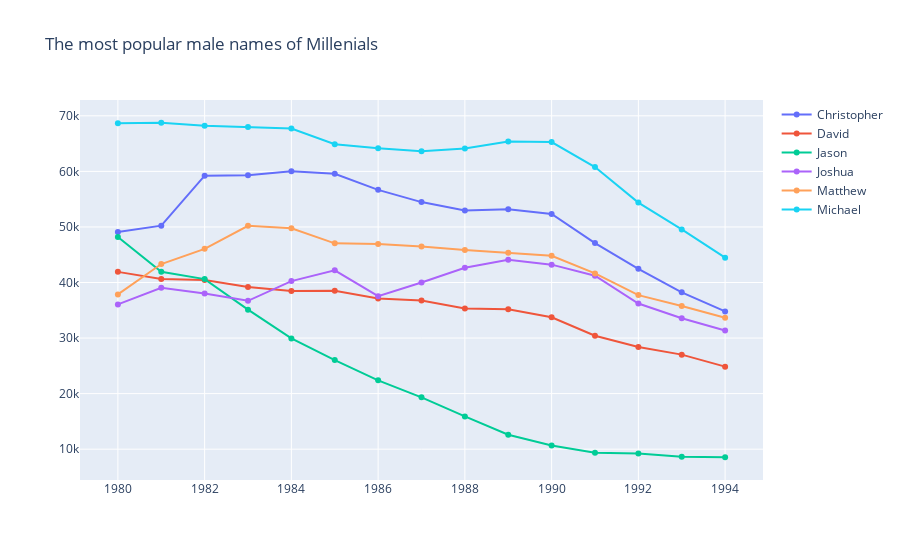
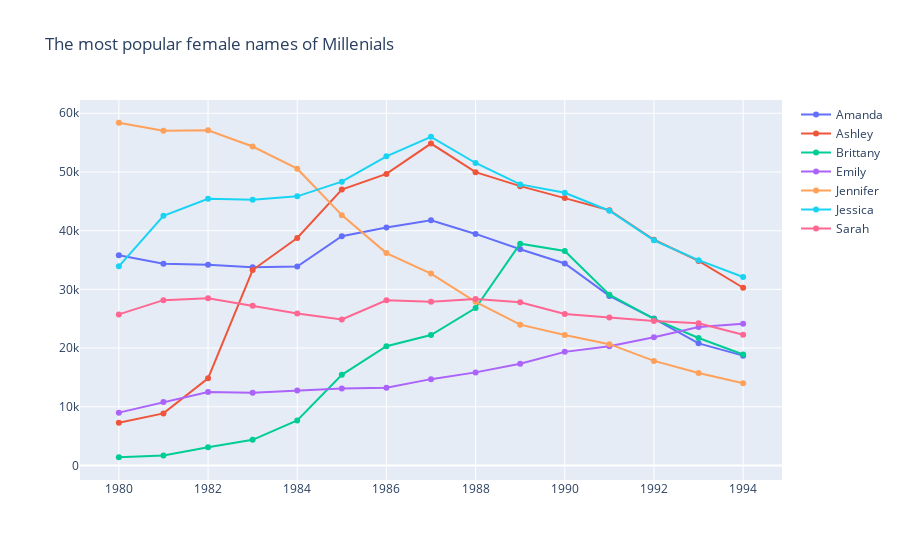
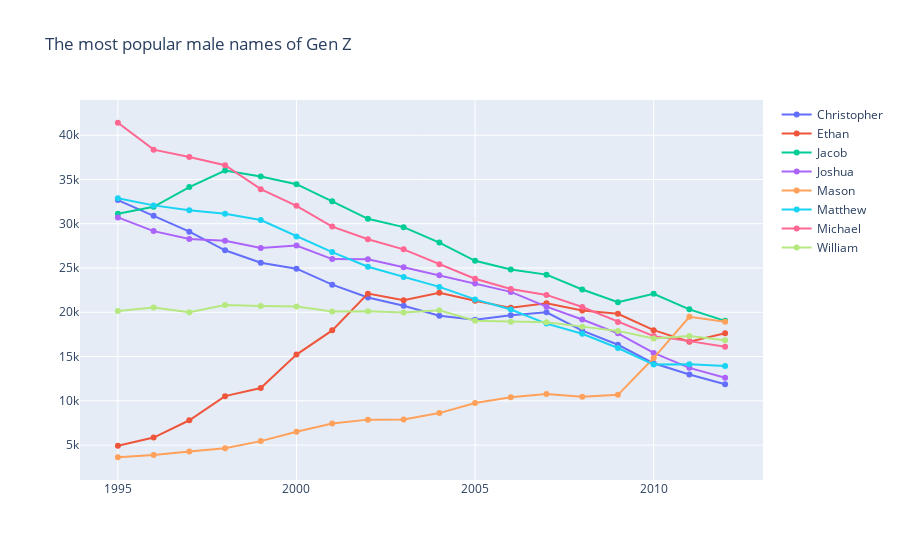
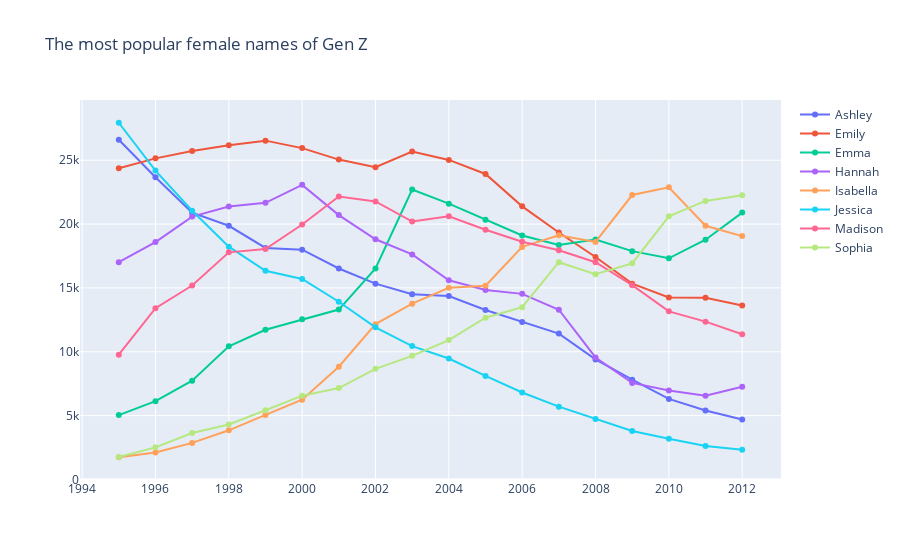

The notebook cell saved with these charts, in order:
### Code cell
import pandas as pd
import matplotlib.pyplot as plt
import plotly.express as px
import plotly.graph_objects as go

df = pd.read_csv('D:/Cloud/Nastya/IT/python/NationalNames.csv') # reading data

### millenials
millenial = df.loc[df['Year']>=1980].loc[df['Year']<=1994] # choosing millenial yers
millenial_man = millenial.loc[millenial['Gender']=='M'] # choosing male data
millenial_fem = millenial.loc[millenial['Gender']=='F'] # choosing female data
mill_years = [year for year, millenial in millenial.groupby('Year')] # writing years

## choosing the most popular male names by years
mill_name = pd.DataFrame() # make new df to add there data
for year in mill_years:
	mill_name = pd.concat([mill_name, millenial_man.loc[millenial['Year']==year].nlargest(4, 'Count')[['Year','Name','Count']]]) # 4 most popular names

## draw lines with popular male names during millenial years
fig = go.Figure()
names = [name for name, millenial in mill_name.groupby('Name')] # writing the most popular male names
for name in names:
	df_name = millenial_man.loc[millenial_man['Name']==name]
	fig.add_trace(go.Scatter(x=df_name['Year'], y=df_name['Count'], mode='lines+markers', name=name))
fig.update_layout(title={'text': "The most popular male names of Millenials"})
fig.show()

## choosing the most popular female names by years
mill_name = pd.DataFrame() # make new df to add there data
for year in mill_years:
	mill_name = pd.concat([mill_name, millenial_fem.loc[millenial['Year']==year].nlargest(3, 'Count')[['Year','Name','Count']]]) # 4 most popular names

## draw lines with popular male names during millenial years
fig = go.Figure()
names = [name for name, millenial in mill_name.groupby('Name')] # writing the most popular male names
for name in names:
	df_name = millenial_fem.loc[millenial_fem['Name']==name]
	fig.add_trace(go.Scatter(x=df_name['Year'], y=df_name['Count'], mode='lines+markers', name=name))
fig.update_layout(title={'text': "The most popular female names of Millenials"})
fig.show()


### gen z
gen_z = df.loc[df['Year']>=1995].loc[df['Year']<=2012] # choosing gen z yers
gen_z_man = gen_z.loc[gen_z['Gender']=='M'] # choosing male data
gen_z_fem = gen_z.loc[gen_z['Gender']=='F'] # choosing female data
gen_z_years = [year for year, gen_z in gen_z.groupby('Year')] # writing years

## choosing the most popular male names by years
gen_z_name = pd.DataFrame() # make new df to add there data
for year in gen_z_years:
	gen_z_name = pd.concat([gen_z_name, gen_z_man.loc[gen_z['Year']==year].nlargest(3, 'Count')[['Year','Name','Count']]]) # 4 most popular names

## draw lines with popular male names during gen z years
fig = go.Figure()
names = [name for name, gen_z in gen_z_name.groupby('Name')] # writing the most popular male names
for name in names:
	df_name = gen_z_man.loc[gen_z_man['Name']==name]
	fig.add_trace(go.Scatter(x=df_name['Year'], y=df_name['Count'], mode='lines+markers', name=name))
fig.update_layout(title={'text': "The most popular male names of Gen Z"})
fig.show()

## choosing the most popular female names by years
gen_z_name = pd.DataFrame() # make new df to add there data
for year in gen_z_years:
	gen_z_name = pd.concat([gen_z_name, gen_z_fem.loc[gen_z['Year']==year].nlargest(2, 'Count')[['Year','Name','Count']]]) # 4 most popular names

## draw lines with popular male names during gen z years
fig = go.Figure()
names = [name for name, gen_z in gen_z_name.groupby('Name')] # writing the most popular male names
for name in names:
	df_name = gen_z_fem.loc[gen_z_fem['Name']==name]
	fig.add_trace(go.Scatter(x=df_name['Year'], y=df_name['Count'], mode='lines+markers', name=name))
fig.update_layout(title={'text': "The most popular female names of Gen Z"})
fig.show()

### Figure 1 — Plotly figure (JSON) as saved in the notebook; plotly's stock layout.template omitted (floating-point values rounded to 4 significant figures)
{"data": [{"mode": "lines+markers", "name": "Christopher", "type": "scatter", "x": [1980, 1981, 1982, 1983, 1984, 1985, 1986, 1987, 1988, 1989, 1990, 1991, 1992, 1993, 1994], "y": [49086, 50229, 59225, 59325, 60016, 59583, 56675, 54471, 52979, 53175, 52323, 47099, 42461, 38228, 34799]}, {"mode": "lines+markers", "name": "David", "type": "scatter", "x": [1980, 1981, 1982, 1983, 1984, 1985, 1986, 1987, 1988, 1989, 1990, 1991, 1992, 1993, 1994], "y": [41913, 40643, 40441, 39192, 38471, 38502, 37133, 36776, 35304, 35203, 33741, 30414, 28403, 27017, 24858]}, {"mode": "lines+markers", "name": "Jason", "type": "scatter", "x": [1980, 1981, 1982, 1983, 1984, 1985, 1986, 1987, 1988, 1989, 1990, 1991, 1992, 1993, 1994], "y": [48176, 41921, 40611, 35105, 29939, 26031, 22387, 19337, 15892, 12600, 10676, 9378, 9239, 8633, 8547]}, {"mode": "lines+markers", "name": "Joshua", "type": "scatter", "x": [1980, 1981, 1982, 1983, 1984, 1985, 1986, 1987, 1988, 1989, 1990, 1991, 1992, 1993, 1994], "y": [36058, 39054, 38021, 36704, 40249, 42185, 37532, 39991, 42644, 44089, 43214, 41217, 36211, 33575, 31367]}, {"mode": "lines+markers", "name": "Matthew", "type": "scatter", "x": [1980, 1981, 1982, 1983, 1984, 1985, 1986, 1987, 1988, 1989, 1990, 1991, 1992, 1993, 1994], "y": [37857, 43323, 46052, 50202, 49763, 47050, 46907, 46471, 45867, 45372, 44794, 41633, 37730, 35770, 33645]}, {"mode": "lines+markers", "name": "Michael", "type": "scatter", "x": [1980, 1981, 1982, 1983, 1984, 1985, 1986, 1987, 1988, 1989, 1990, 1991, 1992, 1993, 1994], "y": [68666, 68752, 68204, 67986, 67722, 64887, 64184, 63631, 64116, 65374, 65274, 60781, 54377, 49553, 44465]}], "layout": {"title": {"text": "The most popular male names of Millenials"}}}

### Figure 2 — Plotly figure (JSON) as saved in the notebook; plotly's stock layout.template omitted (floating-point values rounded to 4 significant figures)
{"data": [{"mode": "lines+markers", "name": "Amanda", "type": "scatter", "x": [1980, 1981, 1982, 1983, 1984, 1985, 1986, 1987, 1988, 1989, 1990, 1991, 1992, 1993, 1994], "y": [35820, 34372, 34209, 33752, 33905, 39048, 40524, 41785, 39449, 36826, 34406, 28887, 25034, 20805, 18711]}, {"mode": "lines+markers", "name": "Ashley", "type": "scatter", "x": [1980, 1981, 1982, 1983, 1984, 1985, 1986, 1987, 1988, 1989, 1990, 1991, 1992, 1993, 1994], "y": [7295, 8875, 14848, 33292, 38758, 47006, 49673, 54840, 49964, 47586, 45549, 43482, 38453, 34846, 30277]}, {"mode": "lines+markers", "name": "Brittany", "type": "scatter", "x": [1980, 1981, 1982, 1983, 1984, 1985, 1986, 1987, 1988, 1989, 1990, 1991, 1992, 1993, 1994], "y": [1406, 1714, 3099, 4377, 7662, 15438, 20309, 22224, 26815, 37786, 36535, 29089, 24976, 21726, 18899]}, {"mode": "lines+markers", "name": "Emily", "type": "scatter", "x": [1980, 1981, 1982, 1983, 1984, 1985, 1986, 1987, 1988, 1989, 1990, 1991, 1992, 1993, 1994], "y": [9005, 10800, 12518, 12375, 12782, 13133, 13232, 14711, 15863, 17322, 19358, 20309, 21832, 23591, 24148]}, {"mode": "lines+markers", "name": "Jennifer", "type": "scatter", "x": [1980, 1981, 1982, 1983, 1984, 1985, 1986, 1987, 1988, 1989, 1990, 1991, 1992, 1993, 1994], "y": [58385, 57041, 57109, 54336, 50559, 42649, 36181, 32693, 27885, 23991, 22221, 20669, 17817, 15748, 13997]}, {"mode": "lines+markers", "name": "Jessica", "type": "scatter", "x": [1980, 1981, 1982, 1983, 1984, 1985, 1986, 1987, 1988, 1989, 1990, 1991, 1992, 1993, 1994], "y": [33920, 42526, 45443, 45278, 45849, 48346, 52667, 55985, 51530, 47882, 46466, 43395, 38351, 34984, 32116]}, {"mode": "lines+markers", "name": "Sarah", "type": "scatter", "x": [1980, 1981, 1982, 1983, 1984, 1985, 1986, 1987, 1988, 1989, 1990, 1991, 1992, 1993, 1994], "y": [25741, 28166, 28481, 27228, 25874, 24876, 28141, 27883, 28356, 27790, 25808, 25229, 24632, 24244, 22275]}], "layout": {"title": {"text": "The most popular female names of Millenials"}}}

### Figure 3 — Plotly figure (JSON) as saved in the notebook; plotly's stock layout.template omitted (floating-point values rounded to 4 significant figures)
{"data": [{"mode": "lines+markers", "name": "Christopher", "type": "scatter", "x": [1995, 1996, 1997, 1998, 1999, 2000, 2001, 2002, 2003, 2004, 2005, 2006, 2007, 2008, 2009, 2010, 2011, 2012], "y": [32668, 30900, 29099, 26998, 25601, 24928, 23117, 21673, 20740, 19617, 19157, 19663, 19998, 17928, 16333, 14243, 12975, 11864]}, {"mode": "lines+markers", "name": "Ethan", "type": "scatter", "x": [1995, 1996, 1997, 1998, 1999, 2000, 2001, 2002, 2003, 2004, 2005, 2006, 2007, 2008, 2009, 2010, 2011, 2012], "y": [4931, 5852, 7806, 10532, 11439, 15221, 17959, 22105, 21353, 22203, 21303, 20500, 21015, 20196, 19834, 17985, 16665, 17635]}, {"mode": "lines+markers", "name": "Jacob", "type": "scatter", "x": [1995, 1996, 1997, 1998, 1999, 2000, 2001, 2002, 2003, 2004, 2005, 2006, 2007, 2008, 2009, 2010, 2011, 2012], "y": [31122, 31912, 34141, 36001, 35344, 34465, 32527, 30556, 29615, 27871, 25814, 24830, 24252, 22568, 21144, 22082, 20331, 19030]}, {"mode": "lines+markers", "name": "Joshua", "type": "scatter", "x": [1995, 1996, 1997, 1998, 1999, 2000, 2001, 2002, 2003, 2004, 2005, 2006, 2007, 2008, 2009, 2010, 2011, 2012], "y": [30715, 29167, 28279, 28086, 27251, 27531, 26006, 25978, 25087, 24183, 23237, 22302, 20639, 19186, 17622, 15410, 13727, 12613]}, {"mode": "lines+markers", "name": "Mason", "type": "scatter", "x": [1995, 1996, 1997, 1998, 1999, 2000, 2001, 2002, 2003, 2004, 2005, 2006, 2007, 2008, 2009, 2010, 2011, 2012], "y": [3630, 3880, 4267, 4657, 5451, 6516, 7446, 7878, 7895, 8616, 9762, 10406, 10761, 10474, 10677, 14831, 19488, 18943]}, {"mode": "lines+markers", "name": "Matthew", "type": "scatter", "x": [1995, 1996, 1997, 1998, 1999, 2000, 2001, 2002, 2003, 2004, 2005, 2006, 2007, 2008, 2009, 2010, 2011, 2012], "y": [32874, 32072, 31511, 31137, 30414, 28569, 26799, 25148, 23990, 22868, 21456, 20316, 18722, 17573, 15970, 14099, 14144, 13943]}, {"mode": "lines+markers", "name": "Michael", "type": "scatter", "x": [1995, 1996, 1997, 1998, 1999, 2000, 2001, 2002, 2003, 2004, 2005, 2006, 2007, 2008, 2009, 2010, 2011, 2012], "y": [41403, 38364, 37543, 36613, 33905, 32025, 29675, 28242, 27107, 25438, 23795, 22625, 21964, 20590, 18909, 17308, 16744, 16106]}, {"mode": "lines+markers", "name": "William", "type": "scatter", "x": [1995, 1996, 1997, 1998, 1999, 2000, 2001, 2002, 2003, 2004, 2005, 2006, 2007, 2008, 2009, 2010, 2011, 2012], "y": [20153, 20538, 20006, 20825, 20708, 20650, 20094, 20117, 19987, 20221, 19041, 18941, 18869, 18380, 17899, 17030, 17314, 16844]}], "layout": {"title": {"text": "The most popular male names of Gen Z"}}}

### Figure 4 — Plotly figure (JSON) as saved in the notebook; plotly's stock layout.template omitted (floating-point values rounded to 4 significant figures)
{"data": [{"mode": "lines+markers", "name": "Ashley", "type": "scatter", "x": [1995, 1996, 1997, 1998, 1999, 2000, 2001, 2002, 2003, 2004, 2005, 2006, 2007, 2008, 2009, 2010, 2011, 2012], "y": [26603, 23675, 20894, 19869, 18131, 17995, 16524, 15337, 14512, 14369, 13270, 12339, 11422, 9400, 7809, 6305, 5394, 4691]}, {"mode": "lines+markers", "name": "Emily", "type": "scatter", "x": [1995, 1996, 1997, 1998, 1999, 2000, 2001, 2002, 2003, 2004, 2005, 2006, 2007, 2008, 2009, 2010, 2011, 2012], "y": [24377, 25149, 25731, 26179, 26537, 25952, 25052, 24457, 25685, 25025, 23928, 21389, 19345, 17421, 15336, 14260, 14236, 13619]}, {"mode": "lines+markers", "name": "Emma", "type": "scatter", "x": [1995, 1996, 1997, 1998, 1999, 2000, 2001, 2002, 2003, 2004, 2005, 2006, 2007, 2008, 2009, 2010, 2011, 2012], "y": [5039, 6133, 7731, 10431, 11720, 12540, 13304, 16530, 22701, 21599, 20334, 19107, 18361, 18799, 17881, 17322, 18777, 20902]}, {"mode": "lines+markers", "name": "Hannah", "type": "scatter", "x": [1995, 1996, 1997, 1998, 1999, 2000, 2001, 2002, 2003, 2004, 2005, 2006, 2007, 2008, 2009, 2010, 2011, 2012], "y": [17012, 18593, 20586, 21371, 21667, 23073, 20707, 18814, 17628, 15598, 14842, 14535, 13293, 9554, 7563, 6974, 6555, 7261]}, {"mode": "lines+markers", "name": "Isabella", "type": "scatter", "x": [1995, 1996, 1997, 1998, 1999, 2000, 2001, 2002, 2003, 2004, 2005, 2006, 2007, 2008, 2009, 2010, 2011, 2012], "y": [1738, 2109, 2861, 3849, 5057, 6242, 8830, 12165, 13770, 15014, 15172, 18213, 19128, 18603, 22278, 22883, 19870, 19058]}, {"mode": "lines+markers", "name": "Jessica", "type": "scatter", "x": [1995, 1996, 1997, 1998, 1999, 2000, 2001, 2002, 2003, 2004, 2005, 2006, 2007, 2008, 2009, 2010, 2011, 2012], "y": [27938, 24191, 21043, 18231, 16345, 15704, 13916, 11912, 10445, 9469, 8107, 6809, 5701, 4731, 3791, 3192, 2620, 2323]}, {"mode": "lines+markers", "name": "Madison", "type": "scatter", "x": [1995, 1996, 1997, 1998, 1999, 2000, 2001, 2002, 2003, 2004, 2005, 2006, 2007, 2008, 2009, 2010, 2011, 2012], "y": [9775, 13410, 15187, 17786, 18051, 19967, 22158, 21772, 20197, 20614, 19561, 18612, 17947, 17017, 15218, 13166, 12360, 11374]}, {"mode": "lines+markers", "name": "Sophia", "type": "scatter", "x": [1995, 1996, 1997, 1998, 1999, 2000, 2001, 2002, 2003, 2004, 2005, 2006, 2007, 2008, 2009, 2010, 2011, 2012], "y": [1763, 2513, 3639, 4304, 5422, 6562, 7158, 8663, 9682, 10915, 12667, 13495, 17014, 16073, 16925, 20612, 21816, 22267]}], "layout": {"title": {"text": "The most popular female names of Gen Z"}}}
